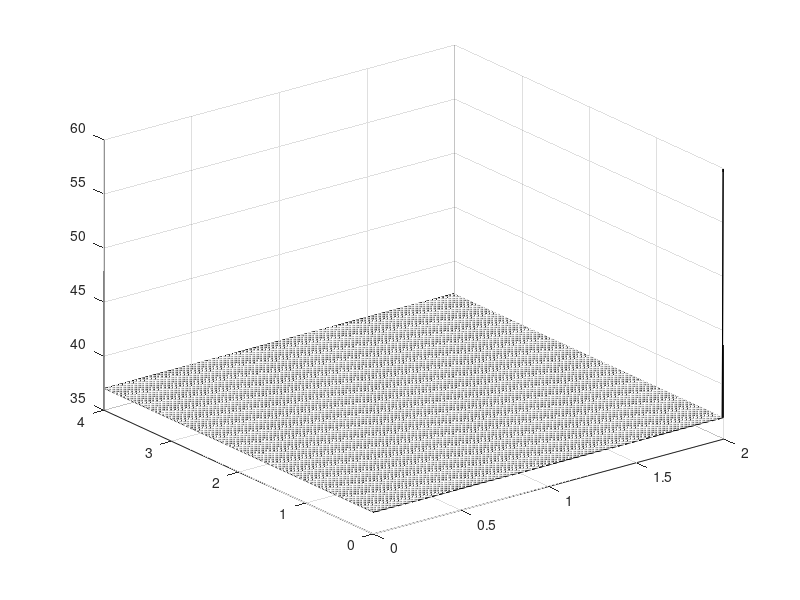

The MATLAB source for this figure:

clear all; 
close all; 

                    %%%Analytical Solution

%Defining temperatures
%body
Tbody_C = 37; %celsius
Tbody_K = Tbody_C + 273.15; %kelvin
%coffee temp1
Tcoffee1_C = 60; %celsius
Tcoffee1_K = Tcoffee1_C + 273.15; %kelvin
% %coffee temp2
% Tcoffee2_C = 82; %celsius
% Tcoffee2_K = Tcoffee2_C + 273.15; %kelvin

% %space variable
% L=2; %mm
% dx=0.05;
% x = 0:dx:L;
% 
% %time variable
% tmax=4; %sec
% dt=0.01;
% t = 0:dt:tmax;
% 
% %themral conductivity
% k1 = 0.209; %W/mK for epidermis
% %k2 = 0.322; %W/mK for dermis
% 
% %analytical solution
% [X,T] = meshgrid(x,t);
% U0 = ((Tcoffee1_K-Tbody_K)*X)/L+Tbody_K;
% tic
% syms n
% U = U0 + symsum(2*(Tbody_K-Tcoffee1_K)*((-1)^n)/pi*n.* sin(n*pi*X/L)...
%     .*exp(-k1*T*(n*pi/L)^2),n,1,1000);
% toc
%U = zeros(size(X,1),size(T,2));

% for n = 1:1000
%      Bn = 2*(Tbody_K-Tcoffee1_K)*((-1)^n)/pi*n;
%      %Bn = -2*(-1)^n/(n*pi)^2;
%      Un = Bn .* sin(n*pi*X/L).*exp(-k1*T*(n*pi/L)^2);
%      U = U0 + Un;
%      U = U - 273.15;
% end

%plotting
%convert to celsius

%figure(2)
%plot(X,U(1,:),'b',X,U(100,:),'r',X,U(200,:),'g',X,U(300,:),'k',X,U(400,:),'m')


                     %----------------
                    %%%Numerical Solution

%initialise the grid
%space variable
L = 2;
n=400;
x2 = linspace(0,L,n+1);
x = x2(1:n);
dx = 0.5;
%time variable
dt = 0.02;
Time = 4;
t = 0:dt:Time;
%CFL to ensure stability
CFL = dt/dx^2;

%define solution matrix
Tsol = zeros(length(x),length(t));
%initial condition
Tsol(:,1)=Tbody_K;
T0 = Tsol(:,1);
%boundary conditions
Tsol(1,:) = Tbody_K;
Tsol(n,:) = Tcoffee1_K;

%laplacian matrix
e1 = ones(n,1);
A = spdiags([e1 -2*e1 e1],[-1 0 1],n,n);
A(1,n) = 1;
A(n,1) = 1;

%solve using Forward Euler method
for j = 1:length(t)-1
    T1 = T0+CFL*A*T0;
    T0 = T1;
    Tsol(:,j+1) = T0; 
end

%back to celsius
Tsol = Tsol-273.15;

plot(x,Tsol(:,200))
%plotting
waterfall(x,t,Tsol');
map = [0 0 0]; %BW
colormap(map);
 






